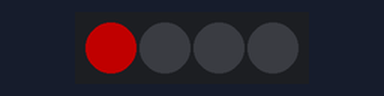
The sketch below on a simulated Arduino Uno, built with avr-gcc and run on an emulated ATmega328P. On the bench: 4 RGB LEDs in strip order, left to right. Dim RGB values are drawn brighter than linear.

Above: at 0.15 s.
At 4.95 s:
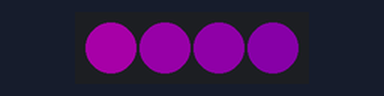
At 10.05 s:
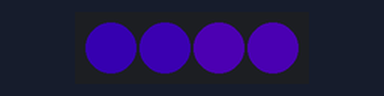
At 19.96 s:
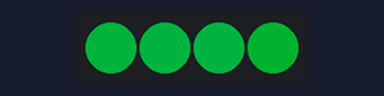
At 29.86 s:
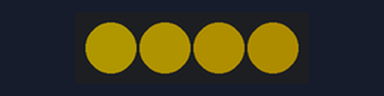
At 39.77 s:
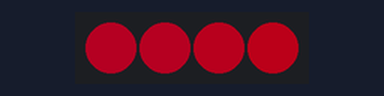
Timing chart, 0 to 40.0 s (numbered marks = the images above):
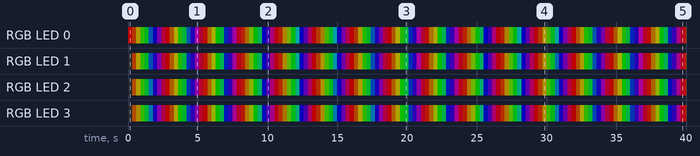

The sketch:

Clean_Architecture_v0.1.ino
```cpp
/*
 * Name: EJEMPLO DE ARQUITECTURA LIMPIA
 * created: 24/08/2022
 * Author: Edgar Cano
 * Ver: 0.1
 * Rev: 18/04/2024
 */

#include <FastLED.h>
#define NUM_LEDS  4

const byte DATA_PIN = 12;

CRGB leds[NUM_LEDS];

void fadeall();   // Función prototipo

void setup(){
  Serial.begin(9600);
  FastLED.addLeds<NEOPIXEL, DATA_PIN>(leds, NUM_LEDS);
  FastLED.setBrightness(84);
}

void loop(){
  static byte hue = 0;
  for(int i = 0; i < NUM_LEDS; i++){
    leds[i] = CHSV(hue++, 255, 255);
    FastLED.show();
    fadeall();
    delay(10);
  }
  for(int i = (NUM_LEDS) - 1; i >= 0; i--){
    leds[i] = CHSV(hue++, 255, 255);
    FastLED.show();
    fadeall();
    delay(10);
  }
}

 void fadeall(){
  for(int i = 0; i < NUM_LEDS; i++){
    leds[i].nscale8(250);
  }
}
```

Measured:
- by itself, RGB LED 0: off → RGB(84, 0, 0) at 0.00 s, → RGB(56, 17, 0) 0.30 s later, → RGB(54, 47, 0) 0.30 s later, → RGB(16, 76, 0) 0.30 s later, … (134 changes in this stretch)
- by itself, RGB LED 1: off → RGB(57, 19, 0) at 0.30 s, → RGB(55, 49, 0) 0.30 s later, → RGB(17, 74, 0) 0.30 s later, → RGB(0, 65, 13) 0.30 s later, … (133 changes in this stretch)
